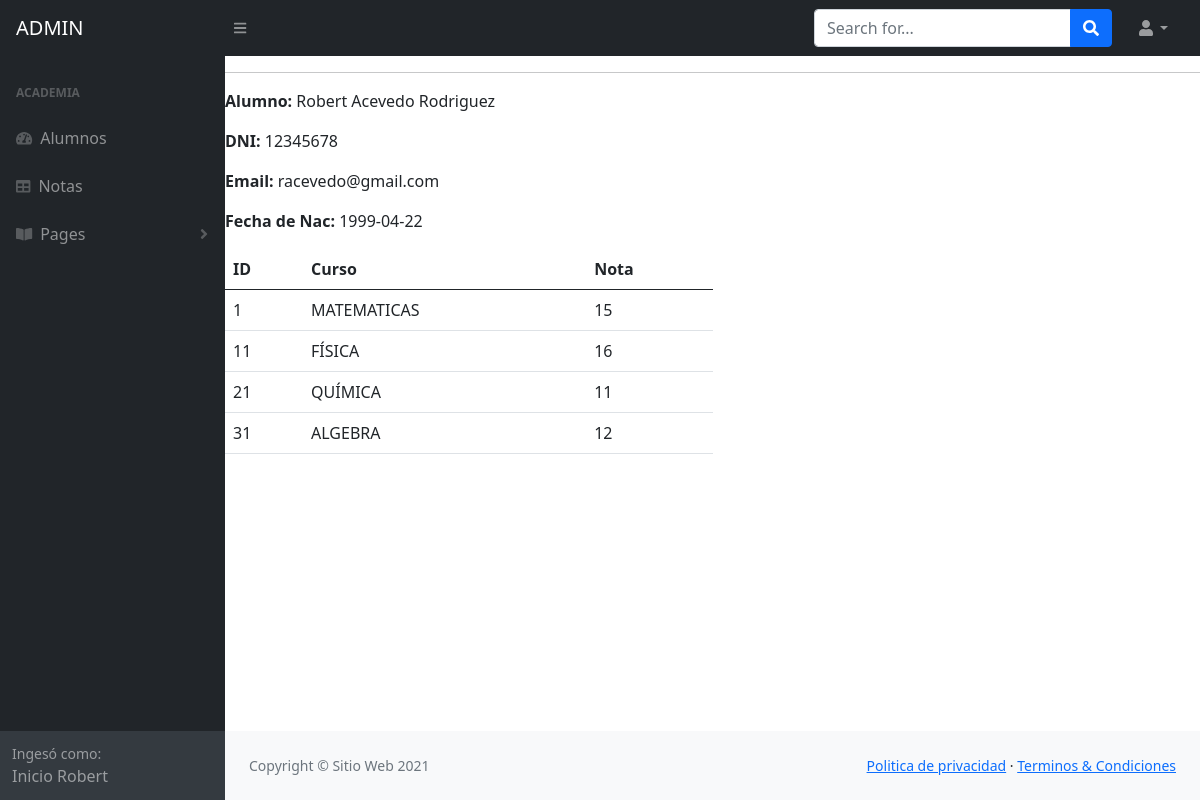
/index.php?nota_alumno&vernota=1, run on the app's committed database.
### tables this page shows
CREATE TABLE `alumno` (
  `alum_id` int(10) UNSIGNED NOT NULL,
  `alum_nombres` varchar(50) NOT NULL,
  `alum_apellidos` varchar(60) NOT NULL,
  `alum_dni` char(8) NOT NULL,
  `alum_email` varchar(60) NOT NULL,
  `alum_fnac` date NOT NULL
);

CREATE TABLE `notas` (
  `nota_id` int(10) UNSIGNED NOT NULL,
  `nota_dni` char(8) NOT NULL,
  `nota_nom_curso` varchar(100) NOT NULL,
  `nota_calificacion` int(11) NOT NULL
);

### recursos/funciones.php (the view, shortened to what this page needs)
<?php
    function query($sql){
        global $conexion;
        return mysqli_query($conexion, $sql);
    }
    function fetch_array($query){
        return mysqli_fetch_array($query);
    }
    function escape_string($str){
        global $conexion;
        return mysqli_real_escape_string($conexion, $str);
    }
    function show_nota_alumno($dni){
        $query = query("SELECT nota_id, nota_nom_curso, nota_calificacion FROM notas WHERE nota_dni='{$dni}'");
        while($fila = fetch_array($query)){
            $notas = <<<DELIMITADOR
                <tr>
                    <td>{$fila['nota_id']}</td>
                    <td>{$fila['nota_nom_curso']}</td>
                    <td>{$fila['nota_calificacion']}</td>
                </tr>
DELIMITADOR;
            echo $notas;
        }
    }
?>

### recursos/plantillas/back/nota_alumno.php (shortened to what this page needs)
<?php
    if(isset($_GET['vernota'])){
        $id = escape_string(trim($_GET['vernota']));
        $query = query("SELECT CONCAT(alum_nombres, ' ', alum_apellidos) AS alumno, alum_dni, alum_email,alum_fnac FROM alumno WHERE alum_id = {$id}");
        $fila = fetch_array($query);
        $dni= $fila['alum_dni'];
    }
?>
<hr>
<div class="col-md-6">
        <p><strong>Alumno: </strong><?php echo $fila['alumno']; ?></p>
        <p><strong>DNI: </strong><?php echo $dni; ?></p>
        <p><strong>Email: </strong><?php echo $fila['alum_email']; ?></p>
        <p><strong>Fecha de Nac: </strong><?php echo $fila['alum_fnac']; ?></p>
        <table class="table table-hover">
            <thead>
                <tr>
                    <th>ID</th>
                    <th>Curso</th>
                    <th>Nota</th>
                </tr>
            </thead>
            <tbody>
                <?php show_nota_alumno($dni); ?>
            </tbody>
        </table>
    </div>

### data on the page
alumno: alum_dni "12345678", alum_email "racevedo@gmail.com", alum_fnac "1999-04-22"
notas: nota_id "1", nota_nom_curso "MATEMATICAS", nota_calificacion "15"
notas: nota_id "11", nota_nom_curso "FÍSICA", nota_calificacion "16"
notas: nota_id "21", nota_nom_curso "QUÍMICA", nota_calificacion "11"
notas: nota_id "31", nota_nom_curso "ALGEBRA", nota_calificacion "12"

### other printed values
$fila['alumno'] "Robert Acevedo Rodriguez"
